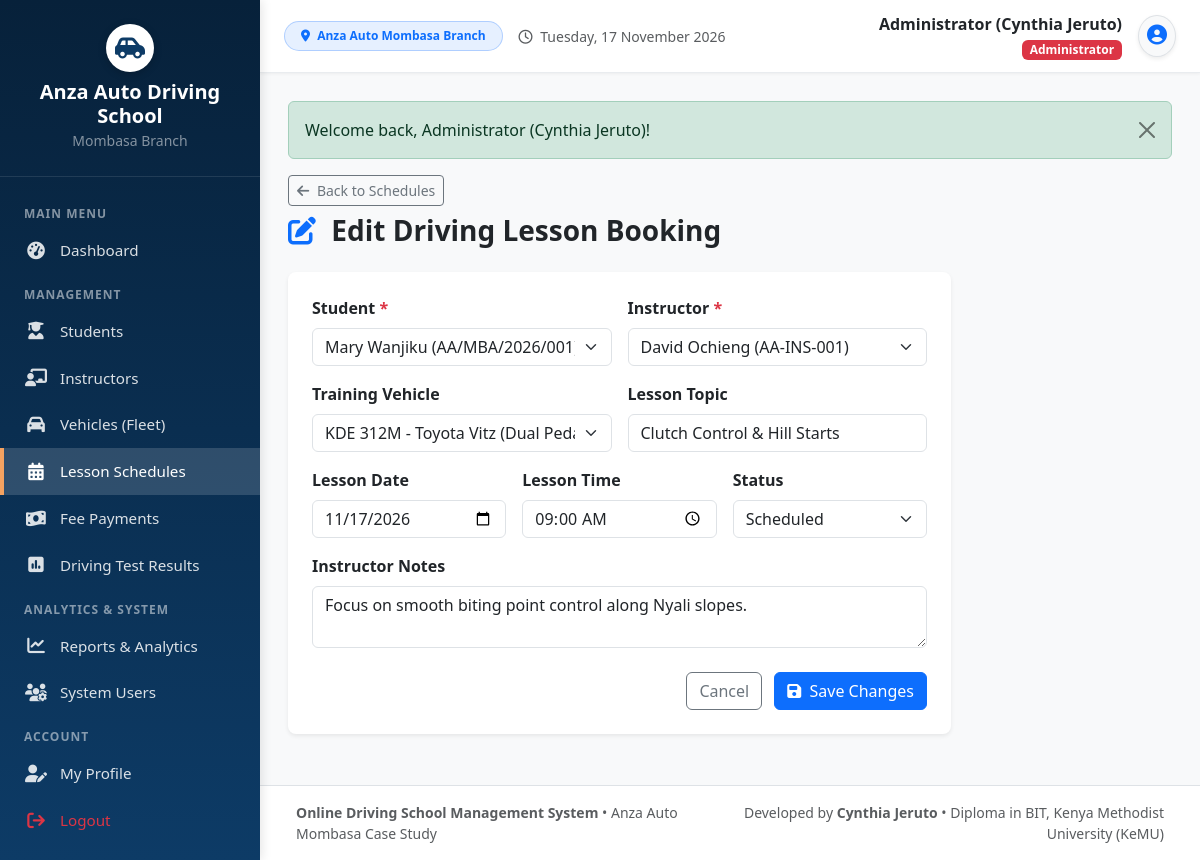
Page /schedule_edit.php?id=1 (signed in) on the committed database.
### tables this page shows
CREATE TABLE `lesson_schedules` (
  `schedule_id` INT(11) NOT NULL AUTO_INCREMENT,
  `student_id` INT(11) NOT NULL,
  `instructor_id` INT(11) NOT NULL,
  `vehicle_id` INT(11) DEFAULT NULL,
  `lesson_topic` VARCHAR(150) NOT NULL DEFAULT 'Basic Controls & Steering',
  `lesson_date` DATE NOT NULL,
  `lesson_time` TIME NOT NULL,
  `duration_minutes` INT(11) NOT NULL DEFAULT 60,
  `status` ENUM('Pending', 'In Progress', 'Completed', 'Cancelled', 'No Show') NOT NULL DEFAULT 'Pending',
  `approved_by` VARCHAR(100) DEFAULT NULL,
  `approved_at` DATETIME DEFAULT NULL,
  `instructor_notes` TEXT DEFAULT NULL,
  `created_at` TIMESTAMP NOT NULL DEFAULT CURRENT_TIMESTAMP,
  PRIMARY KEY (`schedule_id`),
  KEY `fk_schedule_student` (`student_id`),
  KEY `fk_schedule_instructor` (`instructor_id`),
  KEY `fk_schedule_vehicle` (`vehicle_id`),
  CONSTRAINT `fk_schedule_student` FOREIGN KEY (`student_id`) REFERENCES `students` (`student_id`) ON DELETE CASCADE,
  CONSTRAINT `fk_schedule_instructor` FOREIGN KEY (`instructor_id`) REFERENCES `instructors` (`instructor_id`) ON DELETE CASCADE,
  CONSTRAINT `fk_schedule_vehicle` FOREIGN KEY (`vehicle_id`) REFERENCES `vehicles` (`vehicle_id`) ON DELETE SET NULL
);

CREATE TABLE `students` (
  `student_id` INT(11) NOT NULL AUTO_INCREMENT,
  `user_id` INT(11) DEFAULT NULL,
  `student_reg_no` VARCHAR(30) NOT NULL UNIQUE,
  `full_name` VARCHAR(100) NOT NULL,
  `gender` ENUM('Male', 'Female', 'Other') NOT NULL,
  `date_of_birth` DATE DEFAULT NULL,
  `phone` VARCHAR(20) NOT NULL,
  `email` VARCHAR(100) DEFAULT NULL,
  `national_id` VARCHAR(30) DEFAULT NULL,
  `address` VARCHAR(255) DEFAULT 'Mombasa',
  `course_category` VARCHAR(100) NOT NULL DEFAULT 'Category B (Light Vehicle - Manual)',
  `course_fee` DECIMAL(10,2) NOT NULL DEFAULT 15000.00,
  `registration_date` DATE NOT NULL,
  `status` ENUM('Enrolled', 'In Training', 'Test Ready', 'Completed', 'Dropped') NOT NULL DEFAULT 'Enrolled',
  `created_at` TIMESTAMP NOT NULL DEFAULT CURRENT_TIMESTAMP,
  PRIMARY KEY (`student_id`),
  KEY `fk_student_user` (`user_id`),
  CONSTRAINT `fk_student_user` FOREIGN KEY (`user_id`) REFERENCES `users` (`user_id`) ON DELETE SET NULL
);

CREATE TABLE `instructors` (
  `instructor_id` INT(11) NOT NULL AUTO_INCREMENT,
  `user_id` INT(11) DEFAULT NULL,
  `instructor_no` VARCHAR(20) NOT NULL UNIQUE,
  `full_name` VARCHAR(100) NOT NULL,
  `gender` ENUM('Male', 'Female', 'Other') NOT NULL,
  `phone` VARCHAR(20) NOT NULL,
  `email` VARCHAR(100) NOT NULL,
  `license_no` VARCHAR(50) NOT NULL,
  `license_expiry` DATE DEFAULT NULL,
  `specialization` VARCHAR(100) DEFAULT 'Manual & Automatic Light Vehicles',
  `address` VARCHAR(255) DEFAULT 'Mombasa, Kenya',
  `status` ENUM('Active', 'On Leave', 'Inactive') NOT NULL DEFAULT 'Active',
  `created_at` TIMESTAMP NOT NULL DEFAULT CURRENT_TIMESTAMP,
  PRIMARY KEY (`instructor_id`),
  KEY `fk_instructor_user` (`user_id`),
  CONSTRAINT `fk_instructor_user` FOREIGN KEY (`user_id`) REFERENCES `users` (`user_id`) ON DELETE SET NULL
);

CREATE TABLE `vehicles` (
  `vehicle_id` INT(11) NOT NULL AUTO_INCREMENT,
  `reg_no` VARCHAR(20) NOT NULL UNIQUE,
  `model` VARCHAR(100) NOT NULL,
  `transmission` ENUM('Manual', 'Automatic') NOT NULL DEFAULT 'Manual',
  `category` VARCHAR(50) NOT NULL DEFAULT 'Class B (Light Vehicle)',
  `status` ENUM('Available', 'In Use', 'Maintenance') NOT NULL DEFAULT 'Available',
  `photo` VARCHAR(255) DEFAULT NULL,
  `created_at` TIMESTAMP NOT NULL DEFAULT CURRENT_TIMESTAMP,
  PRIMARY KEY (`vehicle_id`)
);

### schedule_edit.php (the view, shortened to what this page needs)
<?php
require_once __DIR__ . '/includes/header.php';
$scheduleId = (int)($_GET['id'] ?? 0);
$stmt = $pdo->prepare("SELECT * FROM lesson_schedules WHERE schedule_id = ?");
$stmt->execute([$scheduleId]);
$schedule = $stmt->fetch();
$students = $pdo->query("SELECT student_id, student_reg_no, full_name, course_category FROM students ORDER BY full_name ASC")->fetchAll();
$instructors = $pdo->query("SELECT instructor_id, instructor_no, full_name, specialization FROM instructors WHERE status = 'Active' ORDER BY full_name ASC")->fetchAll();
$vehicles = $pdo->query("SELECT vehicle_id, reg_no, model, transmission FROM vehicles WHERE status != 'Maintenance' ORDER BY model ASC")->fetchAll();
?>
<div class="mb-4">
    <a href="schedules.php" class="btn btn-outline-secondary btn-sm mb-2"><i class="fa-solid fa-arrow-left me-1"></i> Back to Schedules</a>
    <h3 class="fw-bold mb-1 text-dark"><i class="fa-solid fa-pen-to-square text-primary me-2"></i> Edit Driving Lesson Booking</h3>
</div>
<div class="card border-0 shadow-sm rounded-3 col-lg-9">
    <div class="card-body p-4">
        <form method="POST" action="schedule_edit.php?id=<?= $scheduleId ?>">
            <div class="row g-3">
                <div class="col-md-6">
                    <label class="form-label fw-semibold">Student <span class="text-danger">*</span></label>
                    <select name="student_id" class="form-select" required>
                        <?php foreach ($students as $stu): ?>
                            <option value="<?= $stu['student_id'] ?>" <?= ($schedule['student_id'] == $stu['student_id']) ? 'selected' : '' ?>>
                                <?= htmlspecialchars($stu['full_name']) ?> (<?= htmlspecialchars($stu['student_reg_no']) ?>)
                            </option>
                        <?php endforeach; ?>
                    </select>
                </div>
                <div class="col-md-6">
                    <label class="form-label fw-semibold">Instructor <span class="text-danger">*</span></label>
                    <select name="instructor_id" class="form-select" required>
                        <?php foreach ($instructors as $ins): ?>
                            <option value="<?= $ins['instructor_id'] ?>" <?= ($schedule['instructor_id'] == $ins['instructor_id']) ? 'selected' : '' ?>>
                                <?= htmlspecialchars($ins['full_name']) ?> (<?= htmlspecialchars($ins['instructor_no']) ?>)
                            </option>
                        <?php endforeach; ?>
                    </select>
                </div>
                <div class="col-md-6">
                    <label class="form-label fw-semibold">Training Vehicle</label>
                    <select name="vehicle_id" class="form-select">
                        <?php foreach ($vehicles as $v): ?>
                            <option value="<?= $v['vehicle_id'] ?>" <?= ($schedule['vehicle_id'] == $v['vehicle_id']) ? 'selected' : '' ?>>
                                <?= htmlspecialchars($v['reg_no']) ?> - <?= htmlspecialchars($v['model']) ?>
                            </option>
                        <?php endforeach; ?>
                    </select>
                </div>
                <div class="col-md-6">
                    <label class="form-label fw-semibold">Lesson Topic</label>
                    <input type="text" class="form-control" name="lesson_topic" value="<?= htmlspecialchars($schedule['lesson_topic']) ?>" required>
                </div>
                <div class="col-md-4">
                    <label class="form-label fw-semibold">Lesson Date</label>
                    <input type="date" class="form-control" name="lesson_date" value="<?= htmlspecialchars($schedule['lesson_date']) ?>" required>
                </div>
                <div class="col-md-4">
                    <label class="form-label fw-semibold">Lesson Time</label>
                    <input type="time" class="form-control" name="lesson_time" value="<?= htmlspecialchars($schedule['lesson_time']) ?>" required>
                </div>
                <div class="col-md-4">
                    <label class="form-label fw-semibold">Status</label>
                    <select name="status" class="form-select">
                        <option value="Scheduled" <?= ($schedule['status'] === 'Scheduled') ? 'selected' : '' ?>>Scheduled</option>
                    </select>
                </div>
                <div class="col-12">
                    <label class="form-label fw-semibold">Instructor Notes</label>
                    <textarea class="form-control" name="instructor_notes" rows="2"><?= htmlspecialchars($schedule['instructor_notes'] ?? '') ?></textarea>
                </div>
                <div class="col-12 mt-4 text-end">
                    <a href="schedules.php" class="btn btn-outline-secondary me-2">Cancel</a>
                    <button type="submit" class="btn btn-primary"><i class="fa-solid fa-save me-1"></i> Save Changes</button>
                </div>
            </div>
        </form>
    </div>
</div>
<?php require_once __DIR__ . '/includes/footer.php'; ?>

### assets/css/style.css (style rules this page uses)
:root { --primary-color: #0d3b66; --primary-dark: #07213a; --primary-light: #185a9d; --accent-color: #f4a261; --accent-hover: #e76f51; --bg-light: #f8f9fa; --sidebar-width: 260px; --text-dark: #2b2d42; --card-shadow: 0 4px 12px rgba(0, 0, 0, 0.05); }
body { font-family: 'Segoe UI', system-ui, -apple-system, sans-serif; background-color: var(--bg-light); color: var(--text-dark); min-height: 100vh; }

### rows in the picture
lesson_schedules: student_id "Mary Wanjiku (AA/MBA/2026/001)", instructor_id "David Ochieng (AA-INS-001)", vehicle_id "KDE 312M - Toyota Vitz (Dual Pedal Control)", lesson_topic "Clutch Control & Hill Starts", lesson_date "11/17/2026", lesson_time "09:00:00", instructor_notes "Focus on smooth biting point control along Nyali slopes."

### other values in the picture
$_SESSION['full_name'] "Administrator (Cynthia Jeruto)"
$_SESSION['role'] "Administrator"
$flash['message'] "Welcome back, Administrator (Cynthia Jeruto)!"
